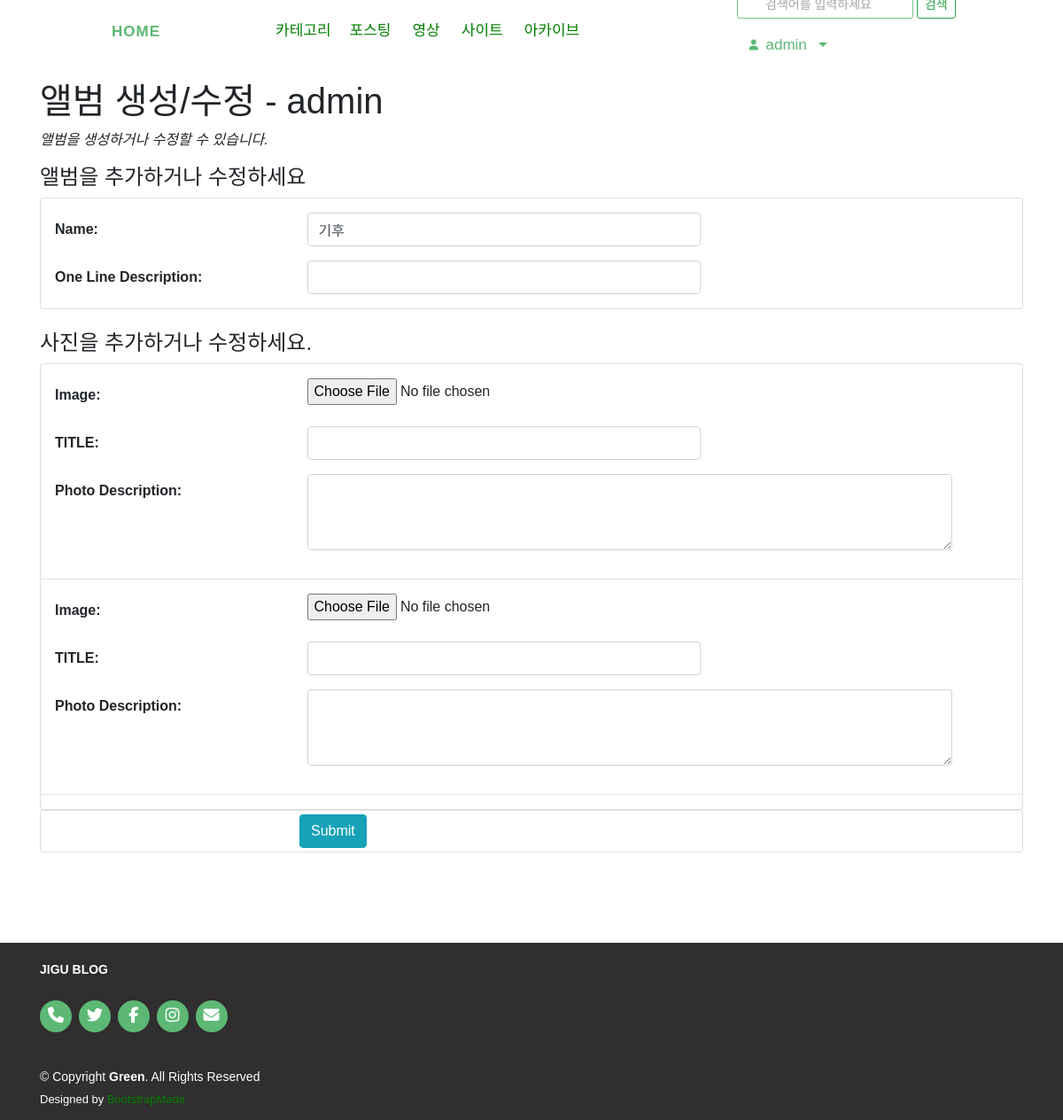
/photo/album/9/update/ (signed in), run on the app's committed database.
### photo/models.py (models this page shows, shortened)
class Album(models.Model):
    name = models.CharField(max_length=30)
    description = models.CharField('One Line Description', max_length=100, blank=True)
    owner = models.ForeignKey('auth.User', on_delete = models.CASCADE, verbose_name='OWNER', blank=True, null=True)
    class Meta:
        ordering = ('name', )

### photo/views.py (the view, shortened to what this page needs)
# urls.py: path('album/<int:pk>/update/', views.AlbumUV.as_view(), name='album_update'),
class AlbumUV(OwnerOnlyMixin, UpdateView):
    model = Album
    fields = ('name', 'description')
    success_url = reverse_lazy('photo:index')
    def get_context_data(self, **kwargs):
        context = super().get_context_data(**kwargs)
        if self.request.POST:
            context['formset'] = PhotoInlineFormSet(self.request.POST, self.request.FILES, instance=self.object)
        else :
            context['formset'] = PhotoInlineFormSet(instance=self.object)
        return context

### mysite/views.py (called while the page is built)
    def dispatch(self, request, *args, **kwargs):
        obj = self.get_object()
        if request.user != obj.owner:
            return self.handle_no_permission()
        return super().dispatch(request, *args, **kwargs)

### photo/templates/photo/album_form.html (shortened to what this page needs)
{% extends 'base.html' %}
{% load widget_tweaks %}
{% block content %}
<div class="container">
    <h1>앨범 생성/수정 - {{user}}</h1>
    <p class="font-italic">앨범을 생성하거나 수정할 수 있습니다.</p>
    {% if form.is_multipart or formset.is_multipart %}
    <enctype="multipart/form-data" action="" method="post">
        {% else %}
        <form action="." method="post">
            {% endif %}
            <h4>앨범을 추가하거나 수정하세요</h4>
            <fieldset class="card pt-3">
                <div class="form-group row">
                    {{ form.name|add_label_class:"col-form-label col-sm-3 ml-3 font-weight-bold" }}
                    <div class="col-sm-5">
                        {{ form.name|add_class:"form-control"|attr:"autofocus" }}
                    </div>
                </div>
                <div class="form-group row">
                    {{ form.description|add_label_class:"col-form-label col-sm-3 ml-3 font-weight-bold" }}
                    <div class="col-sm-5">
                        {{ form.description|add_class:"form-control" }}
                    </div>
                </div>
            </fieldset>
            <br>
            <h4>사진을 추가하거나 수정하세요.</h4>
            <fieldset class="card pt-3">
                {% for form in formset %}
                <div class="form-group row">
                    {{ form.image|add_label_class:"col-form-label col-sm-3 ml-3 font-weight-bold" }}
                    <div class="col-sm-5">
                        {{ form.image|add_class:"form-control-file" }}
                    </div>
                </div>
                <div class="form-group row">
                    {{ form.title|add_label_class:"col-form-label col-sm-3 ml-3 font-weight-bold" }}
                    <div class="col-sm-5">
                        {{ form.title|add_class:"form-control" }}
                    </div>
                </div>
                <div class="form-group row">
                    {{ form.description|add_label_class:"col-form-label col-sm-3 ml-3 font-weight-bold" }}
                    <div class="col-sm-8">
                        {{ form.description|add_class:"form-control"|attr:"rows:3" }}
                    </div>
                </div>
                <hr>
                {% endfor %}
            </fieldset>
            <div class="form-group card py-1">
                <div class="offset-sm-3 col-sm-5">
                    <input type="submit" value="Submit" class="btn btn-info" />
                </div>
            </div>
</div>
{% endblock %}

### templates/base.html (shortened to what this page needs)
<!DOCTYPE html>
<html lang="ko">
<head>
    <link rel="stylesheet" href="https://maxcdn.bootstrapcdn.com/bootstrap/4.5.0/css/bootstrap.min.css">
    <link rel="stylesheet" as="style" crossorigin href="https://cdn.jsdelivr.net/gh/orioncactus/pretendard@v1.3.5/dist/web/static/pretendard.css" />
</head>
<body>
    <header id="header" class="d-flex align-items-center">
        <div class="navbar-collapse align-items-center ml-5">
            <div class="navbar-collapse align-items-center justify-content-between">
                <nav id="navbar" class="navbar navbar-expand-md ">
                    <h1 class="logo me-auto">
                        <a class="navbar-brand ml-5 mb-0 mx-5 font-weight-bold nav-link scrollto active" href="{% url 'home' %}">HOME</a>
                    </h1>
                    <ul class="navbar-nav mx-5" style="width:45%">
                        <li class="dropdown">
                            <a href="#">
                                <span class="mx-1">카테고리</span>
                            </a>
                        </li>
                        <li><a class="nav-link scrollto mx-1" href="{% url 'blog:index' %}">포스팅</a></li>
                        <li><a class="nav-link scrollto mx-1" href="{% url 'video:video' %}">영상</a></li>
                        <li><a class="nav-link scrollto mx-1" href="{% url 'blog:site' %}">사이트</a></li>
                        <li><a class="nav-link scrollto mx-1" href="{% url 'blog:post_archive' %}">아카이브</a></li>
                    </ul>
                    <div class="navbar">
                        <ul class="navbar-nav ml-3">
                            <form method="post" action="{% url 'blog:post_search' %}"> {% csrf_token %}
                                <input type="search" class="btn btn-outline-success btn-sm disabled" placeholder="검색어를 입력하세요" name="search_word" >
                                <button class="btn btn-outline-success btn-sm" type="submit" href="{% url 'blog:post_search' %}" > 검색 </button>
                            </form>
                        </ul>
                        <ul class="navbar-nav">
                            <li class="nav-item dropdown mx-1 btn">
                                {% if user.is_active %}
                                <a class="nav-link scrollto active dropdown-toggle text-black" href="#" data-toggle="dropdown">
                                    &ensp;{% firstof user.get_short_name user.get_username %}&ensp;
                                </a>
                                {% endif %}
                            </li>
                        </ul>
                    </div>
                </nav>
            </div>
        </div>
    </header>
    <div id="main-wrapper">
        <div id="main-content" class="">
            {% block content %}
            {% endblock %}
        </div>
    </div>
    <footer id="footer">
        <div class="container">
            <div class="footer_logo">JIGU BLOG</div>
            <div class="social-links">
                <a href="#" class="linkedin"><i class="fa-solid fa-phone"></i></a>
                <a href="#" class="twitter"><i class="fa-brands fa-twitter"></i></a>
                <a href="#" class="facebook"><i class="fa-brands fa-facebook-f"></i></a>
                <a href="#" class="instagram"><i class="fa-brands fa-instagram"></i></a>
                <a href="#" class="email"><i class="fa-solid fa-envelope"></i></a>
            </div>
            <div class="copyright">
                © Copyright <strong><span>Green</span></strong>. All Rights Reserved
            </div>
            <div class="credits">
                Designed by <a href="https://bootstrapmade.com/">BootstrapMade</a>
            </div>
        </div>
      </footer>
</body>
</html>

### templates/base.html (style rules this page uses)
* { font-family: 'Noto Sans KR', sans-serif, Pretendard, -apple-system, BlinkMacSystemFont, system-ui, Roboto, "Helvetica Neue", "Segoe UI", "Apple SD Gothic Neo", "Noto Sans KR", "Malgun Gothic", "Apple Color Emoji", "Segoe UI Emoji", "Segoe UI Symbol", sans-serif; }
html, body { margin: 0; padding: 0; height: 100%; }
#main-wrapper { margin: 20px 0; height: auto; min-height: 100%; padding-bottom: 266px; }
footer .footer_logo { padding-bottom: 24px; color: black; font-weight: 600; }
#header { background: #fff; transition: all 0.5s; z-index: 997; height: 70px; }
#header .logo { font-size: 40px; margin: 0; padding: 0; line-height: 1; font-weight: 700; letter-spacing: 1px; text-transform: uppercase; }
#header .logo a { color: #5cb874; }
.navbar { padding: 0; }
.navbar ul { margin: 0; padding: 0; display: flex; list-style: none; align-items: center; }
.navbar li { position: relative; }
.navbar a, .navbar a:focus { display: flex; align-items: center; justify-content: space-between; padding: 10px 0 10px 30px; font-size: 17px; color: #222222; white-space: nowrap; transition: 0.3s; }
.navbar a:hover, .navbar .active, .navbar .active:focus, .navbar li:hover>a { color: #5cb874; }
#footer { background: rgb(48, 46, 46); color: #fff; font-size: 14px; text-align: left; padding: 10px 0; height: 200px; position: relative; transform : translateY(-100%); width: 100%; padding: 20px 0; }
#footer .social-links { margin: 0 0 40px 0; }
#footer .social-links a { font-size: 18px; display: inline-block; background: #5cb874; color: #fff; line-height: 1; padding: 8px 0; margin-right: 4px; border-radius: 50%; text-align: center; width: 36px; height: 36px; transition: 0.3s; }
#footer .copyright { margin: 0 0 5px 0; }
#footer .credits { font-size: 13px; }
#footer .footer_logo { color: white; }

### photo/templates/photo/album_form.html (style rules this page uses)
a:link { color : green; text-decoration: none; }

### data on the page
Album: name|add_label_class "Name:", name "기후", description|add_label_class "One Line Description:"

### other printed values
{{ user }} "admin"
